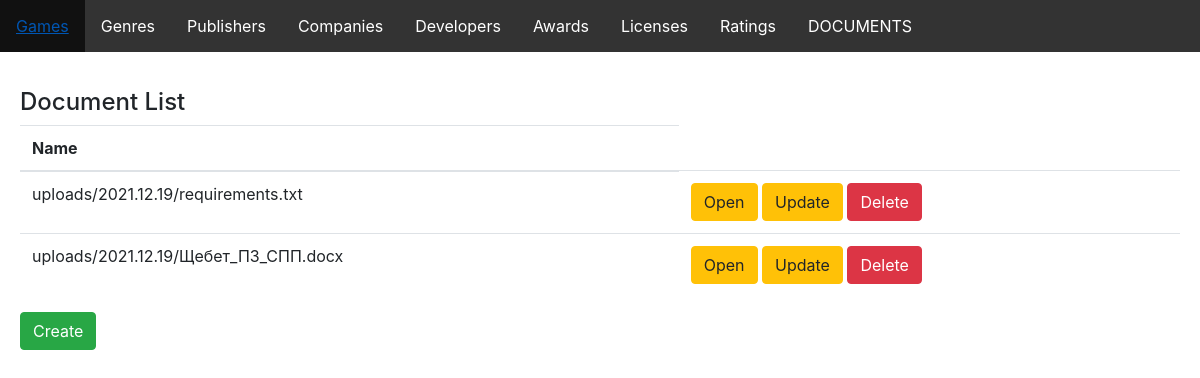
The page /document-list on the database as committed earlier.
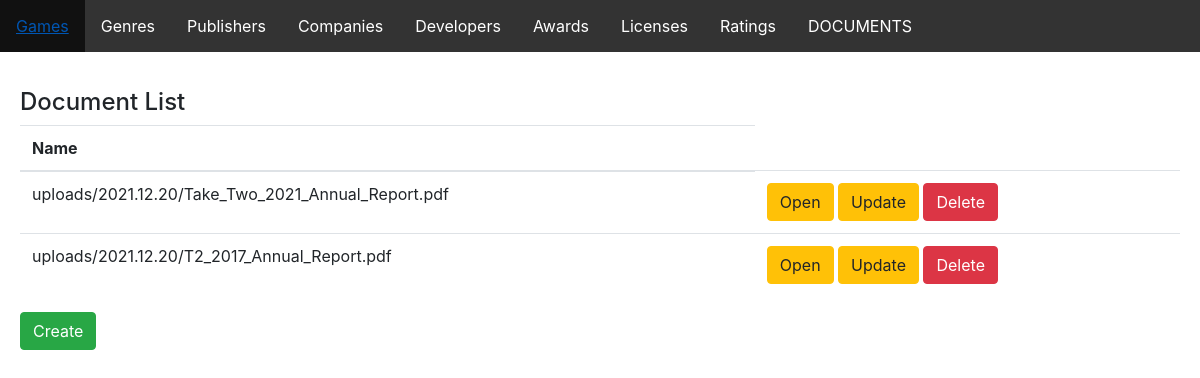
The same page on the database as committed later.
### crud/models.py (models this page shows, shortened)
class Document(models.Model):
    upload = models.FileField(upload_to='uploads/%Y.%m.%d/')

### crud/views.py (the view)
# urls.py: path('document-list', document_list, name='document-list'),
def document_list(request):
    documents = Document.objects.all()
    return render(request, 'document-list.html', {'documents': documents})

### crud/templates/document-list.html
{% extends "base.html" %}
{% block content %}
<div class="card-body">
    <h4>Document List</h4>
    <table class="table">
        <thead>
            <tr>
                <th scope="col">Name</th>
            </tr>
        </thead>
        <tbody>
            {% for document in documents %}
            <tr>
                <td>
                    {{ document.upload }}
                </td>
                <td>
                    <a type="button" class="btn btn-warning" href="/document-open/{{ document.id }}">Open</a>
                    <a type="button" class="btn btn-warning" href="/document-update/{{ document.id }}">Update</a>
                    <a type="button" class="btn btn-danger" href="/document-delete/{{ document.id }}">Delete</a>
                </td>
            </tr>
            {% endfor %}
        </tbody>
    </table>
    <a type="button" class="btn btn-success" href="{%url 'document-create' %}">Create</a>
</div>
{% endblock %}

### crud/templates/base.html (shortened to what this page needs)
<html lang="en">
<head>
    {% load static %}
    <link rel="stylesheet" type="text/css" href="{% static 'style.css' %}">
    <link rel="stylesheet" href="https://stackpath.bootstrapcdn.com/bootstrap/4.5.0/css/bootstrap.min.css"
>
    </head>
<body>
<ul>
    <li><a href="{% url 'game-list'%}">Games</a></li>
    <li><a href="{% url 'genre-list'%}">Genres</a></li>
    <li><a href="{% url 'publisher-list'%}">Publishers</a></li>
    <li><a href="{% url 'company-list'%}">Companies</a></li>
    <li><a href="{% url 'developer-list'%}">Developers</a></li>
    <li><a href="{% url 'award-list'%}">Awards</a></li>
    <li><a href="{% url 'license-list'%}">Licenses</a></li>
    <li><a href="{% url 'rating-list'%}">Ratings</a></li>
    <li><a href="{% url 'document-list'%}">DOCUMENTS</a></li>
</ul>
    {% block content %}
    {% endblock %}
</body>
</html>

### crud/static/style.css (style rules this page uses)
li { float: left; }
li a { display: block; color: white; text-align: center; padding: 14px 16px; text-decoration: none; }
ul { list-style-type: none; margin: 0; padding: 0; overflow: hidden; background-color: #333; }

Rows that differ between the two databases and show on the page:
changed Document: upload "uploads/2021.12.19/requirements.txt" → "uploads/2021.12.20/Take_Two_2021_Annual_Report.pdf"
changed Document: upload "uploads/2021.12.19/Щебет_ПЗ_СПП.docx" → "uploads/2021.12.20/T2_2017_Annual_Report.pdf"
